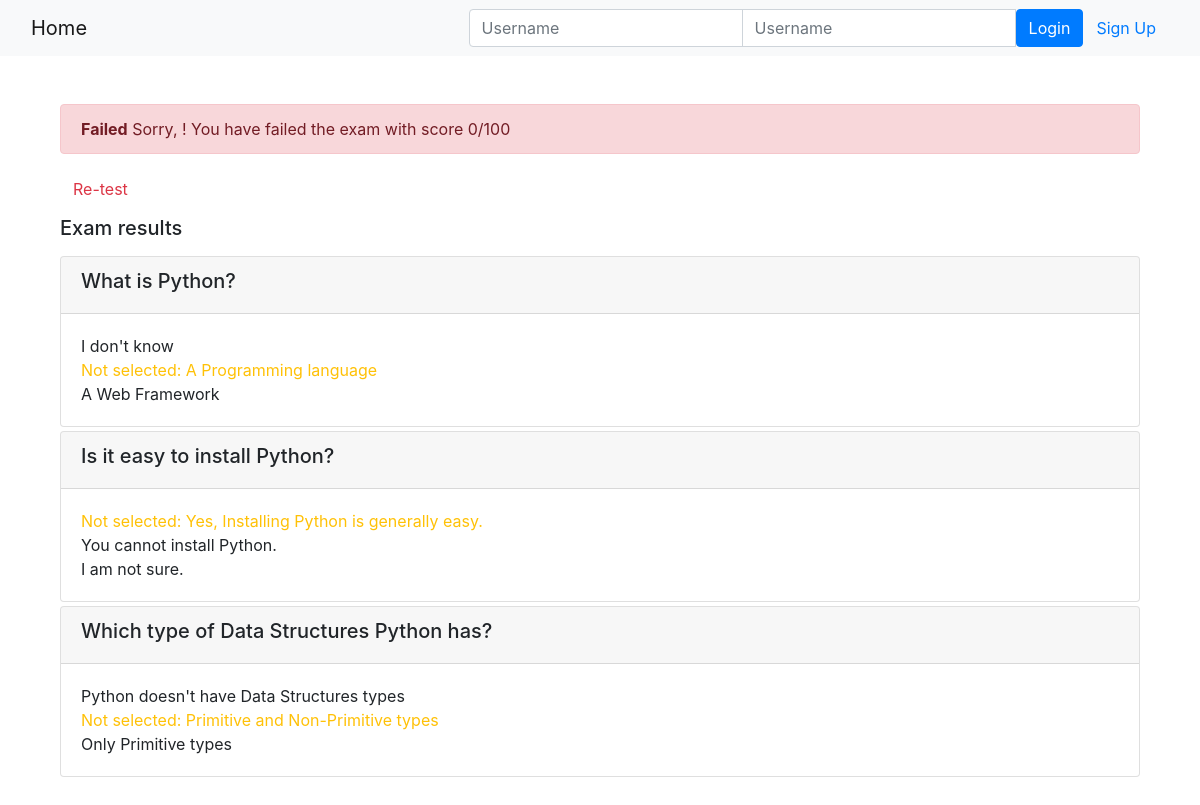
Page /onlinecourse/1/submit/1/result on the committed database.
### onlinecourse/models.py (models this page shows, shortened)
class Question(models.Model):
    question_text = models.CharField(max_length=200)
    grade = models.IntegerField(default=1)
    course = models.ForeignKey(Course, on_delete=models.CASCADE)
    def is_get_score(self, selected_ids):
        all_answers = self.choice_set.filter(is_correct=True).count()
        selected_correct = self.choice_set.filter(is_correct=True, id__in=selected_ids).count()
        selected_wrong = self.choice_set.filter(is_correct=False, id__in=selected_ids).count()
        if all_answers == selected_correct and selected_wrong == 0:
            return True
        else:
            return False
    def not_selected(self, selected_ids, not_selected):
        missing = self.choice_set.filter(is_correct=True).exclude(id__in=selected_ids)
        for el in missing:
            not_selected.append(el)

class Choice(models.Model):
    question = models.ForeignKey(Question, on_delete=models.CASCADE)
    choice_text = models.CharField(max_length=200)
    is_correct = models.BooleanField(default=True)

### onlinecourse/views.py (the view)
# urls.py: path('<int:course_id>/submit/<int:submission_id>/result', views.show_exam_result, name='show_exam_result'),
def show_exam_result(request, course_id, submission_id):
    course = Course.objects.get(pk=course_id)
    submission = Submission.objects.get(pk=submission_id)
    selected_ids = []
    not_selected = []
    grade = 0
    submission_choices_ids = submission.chocies.values_list('pk', flat=True)
    for question in course.question_set.all():
        total_question = course.question_set.all().count()
        question.not_selected(submission_choices_ids, not_selected)
        if question.is_get_score(submission_choices_ids):
                    grade += question.grade
    for choice in submission.chocies.all():
            selected_ids.append(choice.id)
    context ={}
    context['course'] = course
    context['selected_ids'] = selected_ids
    context['grade'] = int(100 * grade / total_question)
    return render(request, 'onlinecourse/exam_result_bootstrap.html', context)

### onlinecourse/templates/onlinecourse/exam_result_bootstrap.html (shortened to what this page needs)
<!DOCTYPE html>
<html lang="en">
<head>
    {% load static %}
    <link rel="stylesheet" href="https://maxcdn.bootstrapcdn.com/bootstrap/4.5.2/css/bootstrap.min.css">
</head>
<body>
 <nav class="navbar navbar-light bg-light">
    <div class="container-fluid">
        <div class="navbar-header">
              <a class="navbar-brand" href="{% url 'onlinecourse:index' %}">Home</a>
        </div>
        <ul class="nav navbar-nav navbar-right">
            {% if user.is_authenticated %}
            <li>
                <a class="btn btn-link" href="#">{{ user.first_name }}({{ user.username }})</a>
                <a class="btn btn-link" href="{% url 'onlinecourse:logout' %}">Logout</a>
            </li>
            {% else %}
            <li>
                <form class="form-inline" action="{% url 'onlinecourse:login' %}" method="post">
                    <div class="input-group">
                        <input type="text" class="form-control" placeholder="Username" name="username" >
                        <input type="password" class="form-control" placeholder="Username" name="psw" >
                        <button class="btn btn-primary" type="submit">Login</button>
                        <a class="btn btn-link" href="{% url 'onlinecourse:registration' %}">Sign Up</a>
                    </div>
                </form>
            </li>
            {% endif %}
        </ul>
    </div>
</nav>
<div class="container mt-5 mb-5">
    <div class="container-fluid">
        {% if grade > 80 %}
            <div class="alert alert-success">
            <b>Congratulations, {{ user.username }}!</b> You have passed the exam and completed the course with score {{ grade }}/100
            </div>
        {% else %}
            <div class="alert alert-danger">
                <b>Failed</b> Sorry, {{ user.username }}! You have failed the exam with score {{ grade }}/100
            </div>
            <a class="btn btn-link text-danger" href="{% url 'onlinecourse:course_details' course.id %}">Re-test</a>
        {% endif %}
        <div>
        <h5 class="py-2">Exam results</h5>
        {% for question in course.question_set.all %}
            <div class="card mt-1">
                <div class="card-header">
                <h5>{{ question.question_text }}</h5>
                </div>
                <div class="card-body">
                    {% for choice in question.choice_set.all %}
                        {% if choice.is_correct and choice.id in selected_ids %}
                            <div class="text-success">Correct answer: {{ choice.choice_text }}</div>
                        {% else %}
                        {% if not choice.is_correct and choice.id in selected_ids %}
                            <div class="text-danger">Should not be selected: {{ choice.choice_text }}</div>
                        {% else %}
                        {% if choice.is_correct %}
                            <div class="text-warning">Not selected: {{ choice.choice_text }}</div>
                        {% else %}
                            <div>{{ choice.choice_text }}</div>
                        {% endif %}
                        {% endif %}
                        {% endif %}
                    {% endfor %}
                </div>
            </div>
        {% endfor %}
        </div>
    </div>
</div>
</body>
</html>

### rows in the picture
Question: question_text "What is Python?"
Choice: choice_text "I don't know"
Choice: choice_text "A Programming language"
Choice: choice_text "A Web Framework"
Question: question_text "Is it easy to install Python?"
Choice: choice_text "Yes, Installing Python is generally easy."
Choice: choice_text "You cannot install Python."
Choice: choice_text "I am not sure."
Question: question_text "Which type of Data Structures Python has?"
Choice: choice_text "Python doesn't have Data Structures types"
Choice: choice_text "Primitive and Non-Primitive types"
Choice: choice_text "Only Primitive types"

### other values in the picture
{{ grade }} "0"
